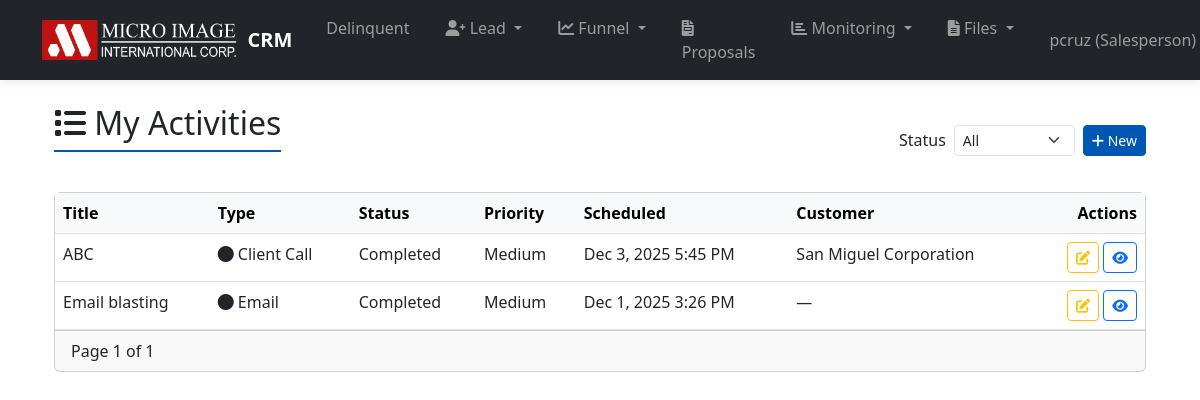
The app's page /sales-monitoring/salesperson/activities/ (signed in), older data.
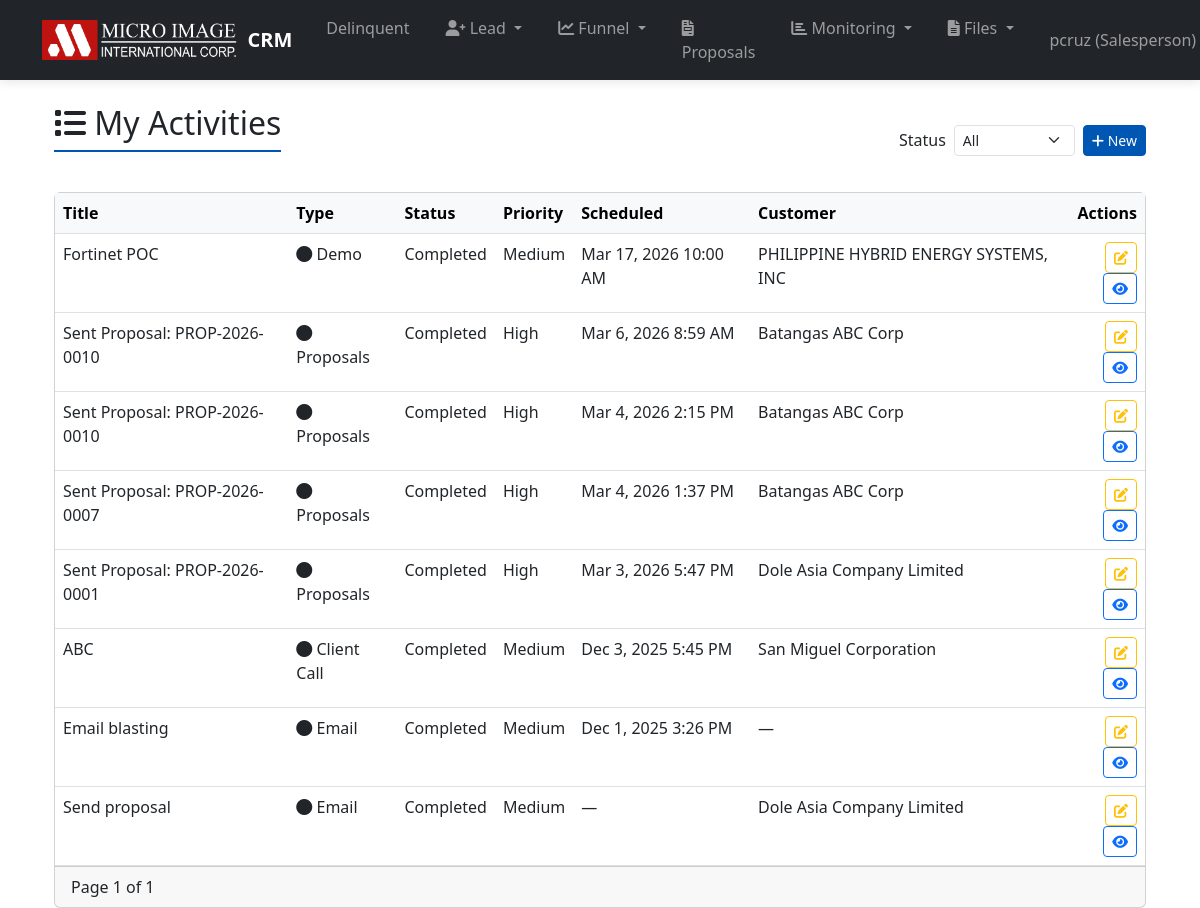
The same page, newer data.
### users/models.py (models this page shows)
class User(AbstractUser):
    ROLE_CHOICES = (
        ('admin', 'Admin'),
        ('avp', 'AVP'),
        ('supervisor', 'Supervisor'),
        ('salesperson', 'Salesperson'),
        ('vp', 'Vice President'),
        ('gm', 'General Manager'),
        ('president', 'President'),
        ('asm', 'ASM'),
        ('sm', 'Sales Manager'),
        ('teamlead', 'Teamlead'),
        ('techmgr', 'Technical Manager'),
        ('asst_techmgr', 'Assistant Technical Manager'),
    )
    role = models.CharField(max_length=20, choices=ROLE_CHOICES, default='salesperson')
    initials = models.CharField(max_length=3, blank=True, help_text='3-letter initials for the user (e.g., JDO for John Doe)')
    mobile_number = models.CharField(max_length=20, blank=True, null=True, help_text='Mobile number of the user')
    last_activity = models.DateTimeField(null=True, blank=True, help_text='Timestamp of last user activity')
    is_active = models.BooleanField(default=True, help_text='Designates whether this user should be treated as active. Unselect this instead of deleting accounts.')
    groups = models.ManyToManyField(
        AuthGroup,
        verbose_name='groups',
        blank=True,
        help_text=(
            'The groups this user belongs to. A user will get all permissions '
            'granted to each of their groups.'
        ),
        related_name="custom_user_set", # <--- FIX
        related_query_name="user",
    )
    user_permissions = models.ManyToManyField(
        Permission,
        verbose_name='user permissions',
        blank=True,
        help_text='Specific permissions for this user.',
        related_name="custom_user_set", # <--- FIX
        related_query_name="user",
    )

### sales_monitoring/models.py (models this page shows, shortened)
class SalesActivity(models.Model):
    STATUS_CHOICES = [
        ('planned', 'Planned'),
        ('in_progress', 'In Progress'),
        ('completed', 'Completed'),
        ('cancelled', 'Cancelled'),
        ('postponed', 'Postponed'),
    ]
    PRIORITY_CHOICES = [
        ('low', 'Low'),
        ('medium', 'Medium'),
        ('high', 'High'),
        ('urgent', 'Urgent'),
    ]
    title = models.CharField(max_length=200)
    description = models.TextField(blank=True)
    activity_type = models.ForeignKey(ActivityType, on_delete=models.CASCADE, related_name='activities')
    salesperson = models.ForeignKey(User, on_delete=models.CASCADE, related_name='sales_activities',
                                  limit_choices_to={'role': 'salesperson'})
    customer = models.ForeignKey(Customer, on_delete=models.CASCADE, related_name='activities',
                               null=True, blank=True)
    status = models.CharField(max_length=20, choices=STATUS_CHOICES, default='planned')
    priority = models.CharField(max_length=10, choices=PRIORITY_CHOICES, default='medium')
    scheduled_start = models.DateTimeField(null=True, blank=True)
    scheduled_end = models.DateTimeField(null=True, blank=True)
    actual_start = models.DateTimeField(null=True, blank=True)
    actual_end = models.DateTimeField(null=True, blank=True)
    notes = models.TextField(blank=True, help_text='Notes and outcomes from the activity')
    follow_up_required = models.BooleanField(default=False)
    follow_up_date = models.DateTimeField(null=True, blank=True)
    created_at = models.DateTimeField(auto_now_add=True)
    updated_at = models.DateTimeField(auto_now=True)
    reviewed_by_supervisor = models.BooleanField(default=False)
    supervisor_notes = models.TextField(blank=True)
    supervisor_reviewed_at = models.DateTimeField(null=True, blank=True)
    class Meta:
        ordering = ['-scheduled_start', '-created_at']
        indexes = [
            models.Index(fields=['salesperson', '-scheduled_start']),
            models.Index(fields=['customer', '-scheduled_start']),
            models.Index(fields=['status', '-scheduled_start']),
            models.Index(fields=['activity_type', '-scheduled_start']),
            models.Index(fields=['reviewed_by_supervisor']),
        ]
        verbose_name = 'Sales Activity'
        verbose_name_plural = 'Sales Activities'

class ActivityType(models.Model):
    name = models.CharField(max_length=50, unique=True)
    description = models.TextField(blank=True)
    icon = models.CharField(max_length=50, default='fas fa-circle', help_text='FontAwesome icon class')
    color = models.CharField(max_length=20, default='primary', help_text='Bootstrap color class')
    is_active = models.BooleanField(default=True)
    requires_customer = models.BooleanField(default=True, help_text='Whether this activity type requires a customer association')
    created_at = models.DateTimeField(auto_now_add=True)
    class Meta:
        ordering = ['name']

### customers/models.py (models this page shows, shortened)
class Customer(models.Model):
    INDUSTRY_CHOICES = [
		('agriculture','Agriculture & Agribusiness'),
		('automotive','Automotive'),
		('business','Business Process Outsourcing (BPO)'),
		('construction','Construction & Engineering'),
		('defense','Defense & Security'),
		('digital','Digital Services / IT Services'),
		('education','Education & Training'),
		('energy','Energy & Power'),
		('financial','Financial Services & Banking'),
		('government','Government & Public Sector'),
		('healthcare','Healthcare & Medical Services'),
		('hospitality','Hospitality & Tourism'),
		('manufacturing','Manufacturing'),
		('media','Media, Entertainment & Publishing'),
		('mining','Mining & Quarrying'),
		('pharmaceuticals','Pharmaceuticals & Life Sciences'),
		('realestate','Real Estate & Property Development'),
		('retail','Retail & E-commerce'),
		('general','General Services <for consultancy, repair, logistics, etc.>'),
		('technology','Technology <Hardware & Software>'),
		('telecommunications','Telecommunications'),
		('transportation','Transportation & Logistics'),
		('utilities','Utilities <Water, Gas, Electricity>'),
		('wholesale','Wholesale & Distribution'),
		('others','Others <or anything not covered>'),
    ]
    TERRITORY_CHOICES = [
		('caloocan','Caloocan'),
		('laspinas','Las Piñas'),
		('makati','Makati'),
		('malabon','Malabon'),
		('mandaluyong','Mandaluyong'),
		('manila','Manila (capital city)'),
		('marikina','Marikina'),
		('muntinlupa','Muntinlupa'),
		('navotas','Navotas'),
		('paranaque','Parañaque'),
		('pasay','Pasay'),
		('pasig','Pasig'),
		('quezoncity','Quezon City'),
		('sanjuan','San Juan'),
		('taguig','Taguig'),
		('valenzuela','Valenzuela'),
		('outsidencr','Outside NCR'),
    ]
    company_name = models.CharField(max_length=100)
    contact_person_name = models.CharField(max_length=100)
    contact_person_position = models.CharField(
        max_length=100,
        blank=True,
        help_text="Contact person's job title or position"
    )
    email = models.EmailField(unique=True)
    phone_number = models.CharField(max_length=20, blank=True)
    address = models.TextField(blank=True)
    industry = models.CharField(
        max_length=50,
        choices=INDUSTRY_CHOICES,
        blank=True,
        help_text="Customer's industry sector"
    )
    territory = models.CharField(
        max_length=50,
        choices=TERRITORY_CHOICES,
        blank=True,
        help_text="Geographic territory/area"
    )
    is_vip = models.BooleanField(
        default=False,
        verbose_name='VIP/Millionaire Account',
        help_text='Mark as VIP or high-value millionaire account for special handling'
    )
    is_active = models.BooleanField(
        default=True,
        help_text='Designates whether this customer account is active'
    )
    salesperson = models.ForeignKey(
        User,
        on_delete=models.SET_NULL,
        null=True,
        blank=True,
        related_name='customers',
        limit_choices_to={'role': 'salesperson', 'is_active': True}
    )
    created_at = models.DateTimeField(auto_now_add=True)
    updated_at = models.DateTimeField(auto_now=True)
    class Meta:
        ordering = ['-created_at']
        indexes = [
            models.Index(fields=['is_vip']),
            models.Index(fields=['is_active']),
            models.Index(fields=['industry']),
            models.Index(fields=['territory']),
        ]

### sales_monitoring/views.py (the view)
# urls.py: path('salesperson/activities/', views.salesperson_activity_list, name='salesperson_activities'),
@login_required
def salesperson_activity_list(request):
    user = request.user
    if user.role != 'salesperson':
        return HttpResponseForbidden("You don't have permission to access this page.")
    activities = SalesActivity.objects.filter(salesperson=user).select_related('activity_type', 'customer').order_by('-scheduled_start', '-created_at')
    status = request.GET.get('status') or ''
    if status:
        activities = activities.filter(status=status)
    paginator = Paginator(activities, 20)
    page_number = request.GET.get('page')
    page_obj = paginator.get_page(page_number)
    return render(request, 'sales_monitoring/salesperson_activity_list.html', {
        'activities': page_obj,
        'status': status
    })

### sales_monitoring/templates/sales_monitoring/salesperson_activity_list.html (shortened to what this page needs)
{% extends 'base.html' %}
{% block content %}
<div class="container-fluid">
  <div class="d-flex justify-content-between align-items-center mb-3">
    <h2><i class="fas fa-list"></i> My Activities</h2>
    <div class="d-flex gap-2">
      <form method="get" class="d-flex align-items-center gap-2">
        <label class="form-label mb-0">Status</label>
        <select name="status" class="form-select form-select-sm" onchange="this.form.submit()">
          <option value="">All</option>
        </select>
      </form>
      <a href="{% url 'sales_monitoring:create_activity' %}" class="btn btn-primary btn-sm"><i class="fas fa-plus"></i> New</a>
    </div>
  </div>
  <div class="card">
    <div class="table-responsive">
      <table class="table table-hover mb-0">
        <thead class="table-light">
          <tr>
            <th>Title</th>
            <th>Type</th>
            <th>Status</th>
            <th>Priority</th>
            <th>Scheduled</th>
            <th>Customer</th>
            <th class="text-end">Actions</th>
          </tr>
        </thead>
        <tbody>
          {% for a in activities %}
          <tr>
            <td>{{ a.title }}</td>
            <td><i class="{{ a.activity_type.icon }}"></i> {{ a.activity_type.name }}</td>
            <td>{{ a.get_status_display }}</td>
            <td>{{ a.get_priority_display }}</td>
            <td>
              {% if a.scheduled_start %}{{ a.scheduled_start|date:"M j, Y g:i A" }}{% else %}—{% endif %}
            </td>
            <td>{{ a.customer.company_name|default:'—' }}</td>
            <td class="text-end">
              <a href="{% url 'sales_monitoring:update_activity' a.pk %}" class="btn btn-sm btn-outline-warning"><i class="fas fa-edit"></i></a>
              <a href="{% url 'sales_monitoring:activity_detail' a.pk %}" class="btn btn-sm btn-outline-primary"><i class="fas fa-eye"></i></a>
            </td>
          </tr>
          {% empty %}
          <tr><td colspan="7" class="text-center text-muted py-4">No activities found</td></tr>
          {% endfor %}
        </tbody>
      </table>
    </div>
    <div class="card-footer d-flex justify-content-between align-items-center">
      <div>
        Page {{ activities.number }} of {{ activities.paginator.num_pages }}
      </div>
    </div>
  </div>
</div>
{% endblock %}

### templates/base.html (shortened to what this page needs)
{% load static %}
<!DOCTYPE html>
<html lang="en">
<head>
    <link href="https://cdn.jsdelivr.net/npm/bootstrap@5.3.0/dist/css/bootstrap.min.css" rel="stylesheet">
    <link rel="stylesheet" href="https://cdnjs.cloudflare.com/ajax/libs/font-awesome/6.0.0/css/all.min.css">
</head>
<body>
    <nav class="navbar navbar-expand-lg navbar-dark bg-dark">
        <div class="container">
            <a class="navbar-brand" href="{% url 'home' %}">
		    <img src="{% static 'core/images/mi-logo-wht.png' %}" alt="Micro Image" class="logo-img desktop-logo">
		    CRM</a>
            <div class="collapse navbar-collapse" id="navbarNav">
                <ul class="navbar-nav me-auto mb-2 mb-lg-0">
                    {% if user.is_authenticated %}
                        <li class="nav-item"><a class="nav-link" href="{% url 'delinquent_list' %}"></i> Delinquent</a></li>
                        {% if user.role in 'salesperson,supervisor,teamlead,asm,avp,admin,president,gm,vp' %}
                            <li class="nav-item dropdown">
                                <a class="nav-link dropdown-toggle" href="#" id="leadsDropdown" role="button" data-bs-toggle="dropdown" aria-expanded="false">
                                    <i class="fas fa-user-plus"></i> Lead
                                </a>
                            </li>
                        {% endif %}
                        {% if user.role in 'salesperson,supervisor,teamlead,asm,avp,admin,president,gm,vp' %}
                            <li class="nav-item dropdown">
                                <a class="nav-link dropdown-toggle" href="#" id="salesFunnelDropdown" role="button" data-bs-toggle="dropdown" aria-expanded="false">
                                    <i class="fas fa-chart-line"></i> Funnel
                                </a>
                            </li>
                            <li class="nav-item">
                                <a class="nav-link" href="{% url 'proposal_list' %}">
                                    <i class="fas fa-file-invoice"></i> Proposals
                                </a>
                            </li>
                        {% endif %}
                        {% if user.role in 'salesperson,avp,supervisor,teamlead,asm,admin,president,gm,vp' %}
                            <li class="nav-item dropdown">
                                <a class="nav-link dropdown-toggle" href="#" id="salesMonitoringDropdown" role="button" data-bs-toggle="dropdown" aria-expanded="false">
                                    <i class="fas fa-chart-bar"></i> Monitoring
                                </a>
                            </li>
                        {% endif %}
                        <li class="nav-item dropdown">
                            <a class="nav-link dropdown-toggle" href="#" id="filesDropdown" role="button" data-bs-toggle="dropdown" aria-expanded="false">
                                <i class="fas fa-file-alt"></i> Files
                            </a>
                        </li>
                    {% endif %}
                </ul>
                <ul class="navbar-nav ms-auto">
                    {% if user.is_authenticated %}
                        <li class="nav-item dropdown">
                            <a class="nav-link dropdown-toggle" href="#" id="userDropdown" role="button" data-bs-toggle="dropdown" aria-expanded="false">
                                {{ user.username }} ({{ user.get_role_display }})
                            </a>
                        </li>
                    {% else %}
                        <li class="nav-item"><a class="nav-link" href="{% url 'login' %}">Login</a></li>
                    {% endif %}
                </ul>
            </div>
        </div>
    </nav>
    <div class="container mt-4">
        {% block content %}{% endblock %}
    </div>
</body>
</html>

### templates/base.html (style rules this page uses)
.navbar { box-shadow: 0 2px 10px rgba(0, 0, 0, 0.1); padding: 0.5rem 1rem; }
.navbar-brand { display: flex; align-items: center; font-weight: 600; }
.logo-img { height: 40px; margin-right: 10px; }
.nav-link { font-weight: 500; padding: 0.5rem 1rem !important; border-radius: 4px; margin: 0 2px; transition: all 0.3s; }
.btn-primary { background-color: #0056b3; border-color: #0056b3; }
h2 { border-bottom: 2px solid #0056b3; padding-bottom: 0.5rem; margin-bottom: 1.5rem; }
.desktop-logo { display: inline-block; }

Row changes from the older to the newer data that the page shows:
added SalesActivity: title "Fortinet POC", activity_type.name "Demo", status "Completed", priority "Medium", scheduled_start "Mar 17, 2026 10:00 AM", customer.company_name "PHILIPPINE HYBRID ENERGY SYSTEMS, INC"
added SalesActivity: title "Sent Proposal: PROP-2026-0010", activity_type.name "Proposals", status "Completed", priority "High", scheduled_start "Mar 6, 2026 8:59 AM", customer.company_name "Batangas ABC Corp"
added SalesActivity: title "Sent Proposal: PROP-2026-0010", activity_type.name "Proposals", status "Completed", priority "High", scheduled_start "Mar 4, 2026 2:15 PM", customer.company_name "Batangas ABC Corp"
added SalesActivity: title "Sent Proposal: PROP-2026-0007", activity_type.name "Proposals", status "Completed", priority "High", scheduled_start "Mar 4, 2026 1:37 PM", customer.company_name "Batangas ABC Corp"
added SalesActivity: title "Sent Proposal: PROP-2026-0001", activity_type.name "Proposals", status "Completed", priority "High", scheduled_start "Mar 3, 2026 5:47 PM", customer.company_name "Dole Asia Company Limited"
added SalesActivity: title "Send proposal", activity_type.name "Email", status "Completed", priority "Medium", customer.company_name "Dole Asia Company Limited"
